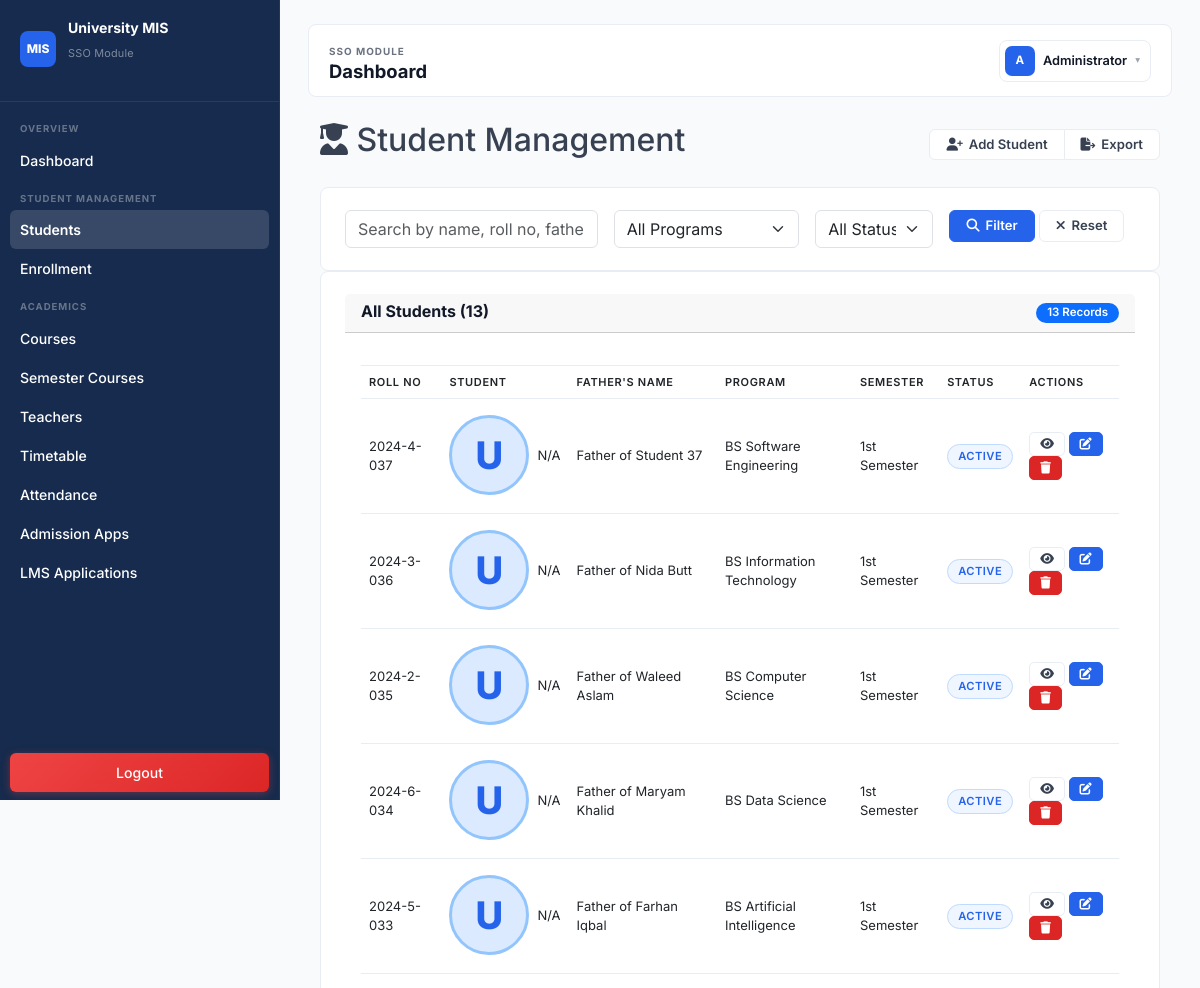
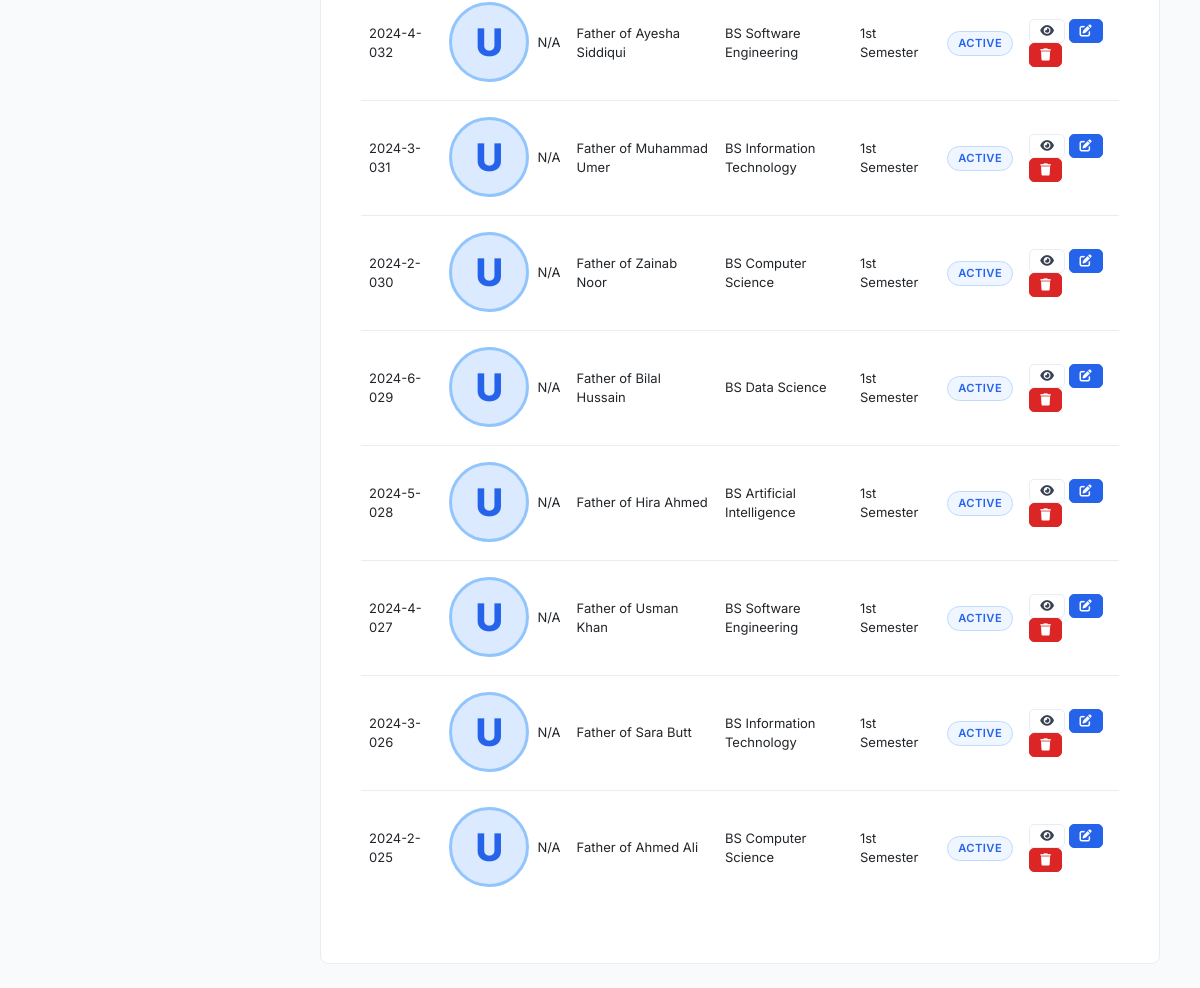
Page /students/index.php (signed in) on the committed database (2 pictures, top to bottom).
### tables this page shows
CREATE TABLE `students` (
  `student_id` int(11) NOT NULL,
  `application_id` int(11) NOT NULL,
  `roll_no` varchar(30) DEFAULT NULL,
  `full_name` varchar(150) NOT NULL,
  `father_name` varchar(150) NOT NULL,
  `cnic_or_bform` varchar(20) DEFAULT NULL,
  `dob` date DEFAULT NULL,
  `gender` enum('Male','Female','Other') DEFAULT NULL,
  `contact_no` varchar(20) DEFAULT NULL,
  `email` varchar(150) DEFAULT NULL,
  `address` varchar(255) DEFAULT NULL,
  `program_id` int(11) NOT NULL,
  `admission_session_id` int(11) NOT NULL,
  `current_session_id` int(11) NOT NULL,
  `current_semester_id` int(11) NOT NULL,
  `batch_year` smallint(6) NOT NULL,
  `admission_date` date NOT NULL,
  `status` enum('Active','Freeze','Graduated','Dropped','Suspended') NOT NULL DEFAULT 'Active',
  `created_at` timestamp NOT NULL DEFAULT current_timestamp(),
  `updated_at` timestamp NOT NULL DEFAULT current_timestamp() ON UPDATE current_timestamp(),
  `user_id` int(11) DEFAULT NULL,
  `semester` int(11) DEFAULT 1
);

CREATE TABLE `programs` (
  `program_id` int(11) NOT NULL,
  `program_name` varchar(100) NOT NULL,
  `program_code` varchar(20) NOT NULL,
  `department_id` int(11) DEFAULT NULL,
  `duration_years` tinyint(4) NOT NULL DEFAULT 4,
  `total_semesters` tinyint(4) NOT NULL DEFAULT 8,
  `status` enum('Active','Inactive') NOT NULL DEFAULT 'Active',
  `created_at` timestamp NOT NULL DEFAULT current_timestamp()
);

### students/index.php (the view, shortened to what this page needs)
<?php
if (!function_exists('getTableColumns')) {
    function getTableColumns($conn, $table) {
        try {
            $columns = [];
            $query = "SHOW COLUMNS FROM $table";
            $result = mysqli_query($conn, $query);
            if ($result) {
                while ($row = mysqli_fetch_assoc($result)) {
                    $columns[] = $row['Field'];
                }
            }
            return $columns;
        } catch (Exception $e) {
            return [];
        }
    }
}
$search = isset($_GET['search']) ? trim($_GET['search']) : '';
global $conn;
$userColumns = getTableColumns($conn, 'users');
$hasUserPhone = in_array('phone', $userColumns);
$hasUserEmail = in_array('email', $userColumns);
$hasUserFullName = in_array('full_name', $userColumns);
$studentColumns = getTableColumns($conn, 'students');
$hasStudentUserId = in_array('user_id', $studentColumns);
$query = "SELECT s.*";
$query .= ", p.program_name, p.program_code";
if ($hasStudentUserId) {
    if ($hasUserFullName) {
        $query .= ", u.full_name";
    } else {
        $query .= ", NULL as full_name";
    }
    if ($hasUserEmail) {
        $query .= ", u.email";
    } else {
        $query .= ", NULL as email";
    }
    if ($hasUserPhone) {
        $query .= ", u.phone";
    } else {
        $query .= ", NULL as phone";
    }
} else {
    $query .= ", NULL as full_name, NULL as email, NULL as phone";
}
$query .= " FROM students s
          LEFT JOIN programs p ON s.program_id = p.program_id";
if ($hasStudentUserId) {
    $query .= " LEFT JOIN users u ON s.user_id = u.user_id";
}
$query .= " WHERE 1=1";
$query .= " ORDER BY s.student_id DESC";
$stmt = $conn->prepare($query);
$stmt->execute();
$result = $stmt->get_result();
$students = $result->fetch_all(MYSQLI_ASSOC);
include __DIR__ . '/../includes/header.php';
?>
    <div class="container-fluid">
        <div class="page-header">
            <h2><i class="fas fa-user-graduate"></i> Student Management</h2>
            <div class="btn-group">
                <a href="add.php" class="btn btn-add-student">
                    <i class="fas fa-user-plus"></i> Add Student
                </a>
                <a href="export.php" class="btn btn-export">
                    <i class="fas fa-file-export"></i> Export
                </a>
            </div>
        </div>
        <div class="panel">
            <form method="GET" class="row g-3">
                <div class="col-md-4">
                    <input type="text" name="search" class="form-control"
                           placeholder="Search by name, roll no, father name or email..."
                           value="<?php echo htmlspecialchars($search); ?>">
                </div>
                <div class="col-md-3">
                    <select name="program" class="form-select">
                        <option value="0">All Programs</option>
                    </select>
                </div>
                <div class="col-md-2">
                    <select name="status" class="form-select">
                        <option value="">All Status</option>
                    </select>
                </div>
                <div class="col-md-3">
                    <button type="submit" class="btn btn-primary">
                        <i class="fas fa-search"></i> Filter
                    </button>
                    <a href="index.php" class="btn btn-secondary">
                        <i class="fas fa-times"></i> Reset
                    </a>
                </div>
            </form>
        </div>
        <div class="card">
            <div class="card-header d-flex justify-content-between align-items-center">
                <h5>All Students (<?php echo count($students); ?>)</h5>
                <?php if (count($students) > 0): ?>
                    <span class="badge bg-primary"><?php echo count($students); ?> records</span>
                <?php endif; ?>
            </div>
            <div class="card-body">
                <?php if (!empty($students)): ?>
                    <div class="table-responsive">
                        <table class="table table-hover datatable">
                            <thead>
                                <tr>
                                    <th>Roll No</th>
                                    <th>Student</th>
                                    <th>Father's Name</th>
                                    <th>Program</th>
                                    <th>Semester</th>
                                    <th>Status</th>
                                    <th>Actions</th>
                                </tr>
                            </thead>
                            <tbody>
                                <?php foreach ($students as $student): ?>
                                    <tr>
                                        <td>
                                            <span class="roll-badge">
                                                <?php echo htmlspecialchars($student['roll_no'] ?? 'N/A'); ?>
                                            </span>
                                        </td>
                                        <td>
                                            <div class="d-flex align-items-center">
                                                <div class="student-avatar me-2">
                                                    <?php echo strtoupper(substr($student['full_name'] ?? 'U', 0, 1)); ?>
                                                </div>
                                                <div>
                                                    <div><?php echo htmlspecialchars($student['full_name'] ?? 'N/A'); ?></div>
                                                </div>
                                            </div>
                                        </td>
                                        <td class="father-name">
                                            <?php echo htmlspecialchars($student['father_name'] ?? 'N/A'); ?>
                                        </td>
                                        <td>
                                            <?php echo htmlspecialchars($student['program_name'] ?? 'N/A'); ?>
                                        </td>
                                        <td>
                                            <?php
                                            $semester_num = $student['semester'] ?? 1;
                                            $ordinal = ['1st', '2nd', '3rd', '4th', '5th', '6th', '7th', '8th'];
                                            echo ($semester_num >= 1 && $semester_num <= 8)
                                                ? $ordinal[$semester_num - 1] . ' Semester'
                                                : 'Semester ' . $semester_num;
                                            ?>
                                        </td>
                                        <td>
                                            <?php
                                            $status_class = match($student['status']) {
                                                'active' => 'active',
                                                'confirmed' => 'confirmed',
                                                'pending' => 'pending',
                                                'inactive' => 'inactive',
                                                'graduated' => 'graduated',
                                                default => 'inactive'
                                            };
                                            ?>
                                            <span class="status-badge status-<?php echo $status_class; ?>">
                                                <?php echo ucfirst($student['status'] ?? 'N/A'); ?>
                                            </span>
                                        </td>
                                        <td class="table-actions">
                                            <a href="view.php?id=<?php echo $student['student_id']; ?>"
                                               class="btn btn-info btn-sm" title="View">
                                                <i class="fas fa-eye"></i>
                                            </a>
                                            <a href="edit.php?id=<?php echo $student['student_id']; ?>"
                                               class="btn btn-primary btn-sm" title="Edit">
                                                <i class="fas fa-edit"></i>
                                            </a>
                                            <a href="delete.php?id=<?php echo $student['student_id']; ?>"
                                               class="btn btn-danger btn-sm" title="Delete"
                                               onclick="return confirm('Are you sure you want to delete this student?')">
                                                <i class="fas fa-trash"></i>
                                            </a>
                                        </td>
                                    </tr>
                                <?php endforeach; ?>
                            </tbody>
                        </table>
                    </div>
                <?php endif; ?>
            </div>
        </div>
    </div>
<?php include __DIR__ . '/../includes/footer.php'; ?>

### modules/lms/public/assets/style.css (style rules this page uses)
:root { --navy: #162B4D; --navy-light: #1e3a5f; --navy-hover: #243d63; --bg: #F8FAFC; --panel: #ffffff; --border: #E8EDF4; --border-strong: #D1D9E6; --text: #374151; --text-strong: #111827; --text-secondary:#6B7280; --muted: #9CA3AF; --accent: #2563EB; --accent-hover: #1D4ED8; --accent-light: #EFF6FF; --success: #059669; --success-bg: #ECFDF5; --success-border:#A7F3D0; --warning: #D97706; --warning-bg: #FFFBEB; --warning-border:#FDE68A; --danger: #DC2626; --danger-bg: #FEF2F2; --danger-border: #FECACA; --info-bg: #EFF6FF; --info-border: #BFDBFE; --shadow-sm: 0 1px 2px rgba(0,0,0,0.04); --shadow: 0 1px 3px rgba(0,0,0,0.06), 0 1px 2px rgba(0,0,0,0.04); --shadow-md: 0 4px 6px rgba(0,0,0,0.05), 0 2px 4px rgba(0,0,0,0.04); --radius: 8px; --radius-sm: 6px; --radius-lg: 12px; --sidebar-w: 280px; --topbar-h: 60px; --font: 'Inter', -apple-system, BlinkMacSystemFont, 'Segoe UI', sans-serif; --ease: cubic-bezier(0.4, 0, 0.2, 1); }
*, *::before, *::after { box-sizing: border-box; margin: 0; padding: 0; }
html { height: 100%; scroll-behavior: smooth; }
body { min-height: 100%; font-family: var(--font); color: var(--text); font-size: 14px; line-height: 1.5; background: var(--bg); -webkit-font-smoothing: antialiased; }
a { color: inherit; text-decoration: none; transition: color .15s var(--ease); }
.panel, .card { border: 1px solid var(--border); border-radius: var(--radius); background: var(--panel); box-shadow: none; padding: 22px 24px; }
.card-header { margin-bottom: 16px; display: flex; align-items: center; justify-content: space-between; flex-wrap: wrap; gap: 8px; }
.card-header h3, .card-header h5, .card-header h6 { margin: 0 0 2px; font-size: 1rem; font-weight: 700; color: var(--text-strong); }
.table-responsive { overflow-x: auto; margin-bottom: 4px; }
table, .data-table, .table { width: 100%; border-collapse: collapse; font-size: 13px; }
th, td { padding: 11px 14px; border-bottom: 1px solid var(--border); text-align: left; vertical-align: middle; }
th { font-weight: 600; font-size: 11px; text-transform: uppercase; letter-spacing: .06em; background: var(--bg); border-top: 1px solid var(--border); border-bottom: 1px solid var(--border); color: var(--text-secondary); white-space: nowrap; }
tbody tr { transition: background .12s var(--ease); }
tbody tr:last-child td { border-bottom: 0; }
td a { color: var(--accent); font-weight: 500; }
.badge, .status-badge { display: inline-flex; align-items: center; justify-content: center; gap: 4px; padding: 3px 10px; border-radius: 999px; font-size: .72rem; font-weight: 600; white-space: nowrap; border: 1px solid transparent; text-transform: capitalize; }
.btn { display: inline-flex; align-items: center; justify-content: center; gap: 6px; padding: 8px 16px; border-radius: var(--radius-sm); border: 1px solid transparent; cursor: pointer; font-family: inherit; font-size: .82rem; font-weight: 600; line-height: 1; transition: all .15s var(--ease); white-space: nowrap; background: var(--panel); color: var(--text); border-color: var(--border); }
.btn-primary { background: var(--accent); color: #fff; border-color: var(--accent); }
.btn-sm { padding: 5px 10px; font-size: .76rem; border-radius: 5px; }
.btn-danger { background: var(--danger); color: #fff; border-color: var(--danger); }
input, select, textarea { width: 100%; padding: 8px 12px; border-radius: var(--radius-sm); border: 1px solid var(--border); background: #fff; color: var(--text-strong); font-family: inherit; font-size: .84rem; outline: none; transition: all .15s var(--ease); }
.student-avatar { align-items: center; background: #dbeafe; border: 3px solid #93c5fd; border-radius: 50%; color: var(--accent); display: flex; font-size: 38px; font-weight: 800; height: 80px; justify-content: center; margin: 8px auto 10px; width: 80px; }
.status-badge { background: var(--accent-light); border: 1px solid var(--info-border); border-radius: 999px; color: var(--accent); font-size: 11px; font-weight: 700; letter-spacing: .04em; padding: 5px 12px; text-transform: uppercase; }
.status-badge { display: inline-block; padding: 3px 10px; border-radius: 999px; font-size: .7rem; font-weight: 600; white-space: nowrap; }
.page-header { display: flex; align-items: center; justify-content: space-between; margin-bottom: 20px; }

### rows in the picture
students: roll_no "2024-4-037", full_name "U", full_name "N/A", father_name "Father of Student 37", programs.program_name "BS Software Engineering", semester "1st", status "ACTIVE"
students: roll_no "2024-3-036", full_name "U", full_name "N/A", father_name "Father of Nida Butt", programs.program_name "BS Information Technology", semester "1st", status "ACTIVE"
students: roll_no "2024-2-035", full_name "U", full_name "N/A", father_name "Father of Waleed Aslam", programs.program_name "BS Computer Science", semester "1st", status "ACTIVE"
students: roll_no "2024-6-034", full_name "U", full_name "N/A", father_name "Father of Maryam Khalid", programs.program_name "BS Data Science", semester "1st", status "ACTIVE"
students: roll_no "2024-5-033", full_name "U", full_name "N/A", father_name "Father of Farhan Iqbal", programs.program_name "BS Artificial Intelligence", semester "1st", status "ACTIVE"
students: roll_no "2024-4-032", full_name "U", full_name "N/A", father_name "Father of Ayesha Siddiqui", programs.program_name "BS Software Engineering", semester "1st", status "ACTIVE"
students: roll_no "2024-3-031", full_name "U", full_name "N/A", father_name "Father of Muhammad Umer", programs.program_name "BS Information Technology", semester "1st", status "ACTIVE"
students: roll_no "2024-2-030", full_name "U", full_name "N/A", father_name "Father of Zainab Noor", programs.program_name "BS Computer Science", semester "1st", status "ACTIVE"
students: roll_no "2024-6-029", full_name "U", full_name "N/A", father_name "Father of Bilal Hussain", programs.program_name "BS Data Science", semester "1st", status "ACTIVE"
students: roll_no "2024-5-028", full_name "U", full_name "N/A", father_name "Father of Hira Ahmed", programs.program_name "BS Artificial Intelligence", semester "1st", status "ACTIVE"
students: roll_no "2024-4-027", full_name "U", full_name "N/A", father_name "Father of Usman Khan", programs.program_name "BS Software Engineering", semester "1st", status "ACTIVE"
students: roll_no "2024-3-026", full_name "U", full_name "N/A", father_name "Father of Sara Butt", programs.program_name "BS Information Technology", semester "1st", status "ACTIVE"
students: roll_no "2024-2-025", full_name "U", full_name "N/A", father_name "Father of Ahmed Ali", programs.program_name "BS Computer Science", semester "1st", status "ACTIVE"

### other values in the picture
$pageTitle "Dashboard"
$userInitial "A"
$userName "Administrator"
count($students) "13"
